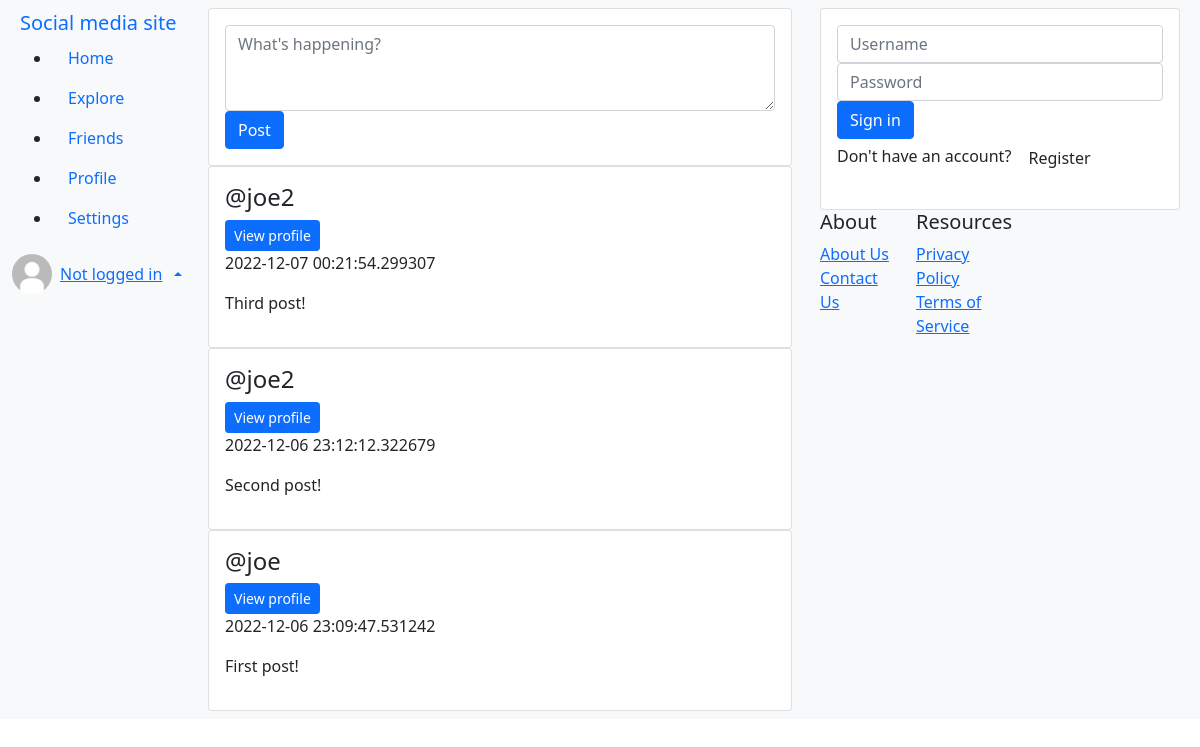
Before: / with the older database file.
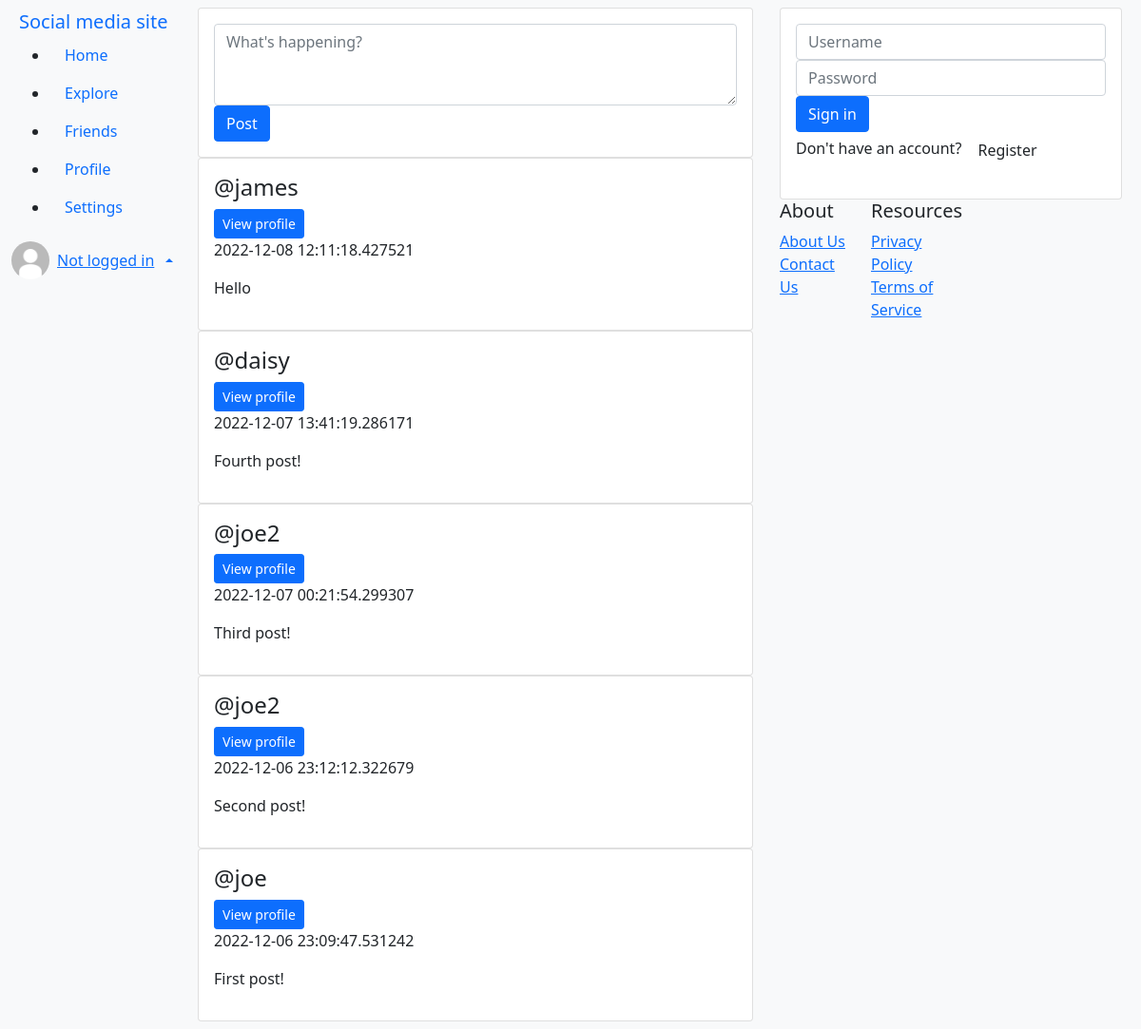
After: the same page with the newer database file.
### app/models.py (models this page shows, shortened)
class Post(db.Model):
    id = db.Column(db.Integer, primary_key=True)
    poster_id = db.Column(db.Integer, db.ForeignKey("user.id"))
    time_posted = db.Column(db.DateTime, default=datetime.utcnow, nullable=False)
    body = db.Column(db.String(300), unique=True, nullable=False)

class User(UserMixin, db.Model):
    id = db.Column(db.Integer, primary_key=True)
    username = db.Column(db.String(80), unique=True, nullable=False)
    password = db.Column(db.String(80), nullable=False)
    active = db.Column(db.Boolean, nullable=False, default=True)
    posts = db.relationship("Post", backref="user", lazy="dynamic")
    friends = db.relationship(  # friendship many-to-many relationship betwen users
        "User",
        secondary="friendship",
        primaryjoin="User.id == Friendship.user1_id",
        secondaryjoin="User.id == Friendship.user2_id",
        lazy="dynamic"
    )

### app/views.py (the view)
@app.route("/")
def index():
    if current_user.is_authenticated:
        username = current_user.username
    else:
        username = "Not logged in"
    posts = models.Post.query\
        .with_entities(models.User.username, models.Post.time_posted, models.Post.body)\
        .join(models.User, models.Post.poster_id == models.User.id)\
        .order_by(desc(models.Post.time_posted))
    return render_template("posts.html",
                           title="Home",
                           username=username,
                           posts=posts)

### app/templates/posts.html
{% extends "base.html" %}
{% block content %}
    {% include "/cards/new-post.html" %}
    {%  for post in posts %}
        {% include "/cards/post.html" %}
    {% endfor %}
{% endblock content %}

### app/templates/base.html (shortened to what this page needs)
<!DOCTYPE html>
<html lang="en">
<head>
    <link href="https://cdn.jsdelivr.net/npm/bootstrap@5.0.2/dist/css/bootstrap.min.css" rel="stylesheet"
>
</head>
<body>
    <div class="container-fluid">
        <div class="row">
            <nav class="col-md-2 d-none d-md-block bg-light">
                <div class="sticky-top p-2">
                    {% include "/partials/nav.html" %}
                </div>
            </nav>
            <main class="col-md-6 d-none d-md-block bg-light p-2">
                {% block content %}
                {% endblock content %}
            </main>
            <footer class="col-md-4 d-none d-md-block bg-light">
                <div class="sticky-top p-2">
                    {% include "/cards/login.html" %}
                    <div class="row">
                        <div class="col-md-3">
                            <h5>About</h5>
                            <ul class="list-unstyled">
                                <li><a href="#">About Us</a></li>
                                <li><a href="#">Contact Us</a></li>
                            </ul>
                        </div>
                        <div class="col-md-3">
                            <h5>Resources</h5>
                            <ul class="list-unstyled">
                                <li><a href="#">Privacy Policy</a></li>
                                <li><a href="#">Terms of Service</a></li>
                            </ul>
                        </div>
                    </div>
                </div>
            </footer>
        </div>
    </div>
</body>
</html>

### app/templates/partials/nav.html (shortened to what this page needs)
<a class="navbar-brand" href="#">Social media site</a>
<ul class="nav-pills flex-column">
    <li class="nav-item"><a class="nav-link" href="/">Home</a></li>
    <li class="nav-item"><a class="nav-link" href="#">Explore</a></li>
    <li class="nav-item"><a class="nav-link" href="/friends">Friends</a></li>
    <li class="nav-item"><a class="nav-link" href="/profile/{{ username }}">Profile</a></li>
    <li class="nav-item"><a class="nav-link" href="#">Settings</a></li>
</ul>
<div class="card-header-pills dropup" id="profile-card">
    <a href="#" class="d-flex align-items-center dropdown-toggle" data-bs-toggle="dropdown">
        <img src="/static/images/default-profile-img.jpg" width="40" height="40" class="rounded-circle">
        <span class="d-none d-sm-inline mx-2" id ="profile-card-username">{{ username }}</span>
    </a>
</div>

### app/templates/cards/new-post.html
<div class="card" id="new-post-card">
    <div class="card-body">
        <form action="/post" method="POST">
            <textarea class="form-control" id="post-body" name="post-body" rows="3" placeholder="What's happening?"></textarea>
            <button type="submit" class="btn btn-primary">Post</button>
        </form>
    </div>
</div>

### app/templates/cards/post.html
 <div class="card">
     <div class="card-body">
         <h4>@{{post.username}}</h4>
         <a href="/profile/{{post.username}}" class="btn btn-primary btn-sm" role="button">View profile</a>
         <p>{{post.time_posted}}</p>
         <p>{{post.body}}</p>
     </div>
 </div>

### app/templates/cards/login.html
<div class="card" id="login-card">
    <div class="card-body">
            <form action="/login" method="POST">
            <input type="text" id="username" name="username" class="form-control" placeholder="Username" /=-      11        1           >
            <input type="password" id="password" name="password" class="form-control" placeholder="Password"/>
            <button type="submit" class="btn btn-primary btn-block">Sign in</button>
            <p>Don't have an account?
                <button type="button" class="btn btn-block" data-bs-toggle="modal" data-bs-target="#signup-modal">
                    Register
                </button>
            </p>
        </form>
    </div>
</div>

Changed rows visible on the page:
added Post: username "james", time_posted "2022-12-08 12:11:18.427521", body "Hello"
added Post: username "daisy", time_posted "2022-12-07 13:41:19.286171", body "Fourth post!"
